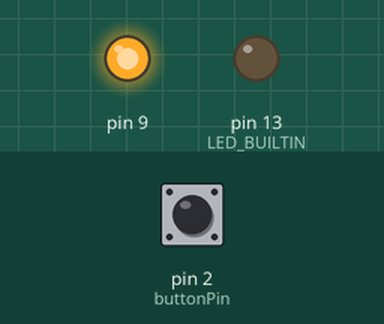
This sketch was run on a simulated Arduino Uno, built with avr-gcc and run on an emulated ATmega328P. Shown: output pins drawn as LEDs (lit = HIGH). Inputs (shaded band) come from the test bench; at power-on: pin 2 (buttonPin) LOW.

Above: at 1.2 s.
1.3 s: pin 2 (buttonPin) pulled HIGH for 0.15 s
At 1.37 s:
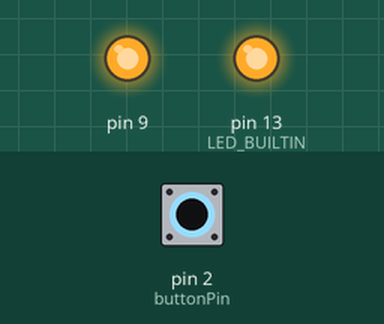
2.9 s: pin 2 (buttonPin) pulled HIGH for 3.2 s
At 7.0 s:
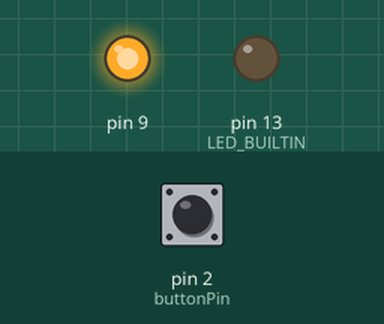
Timing chart, 0 to 8.5 s (numbered marks = the images above; inputs shaded):
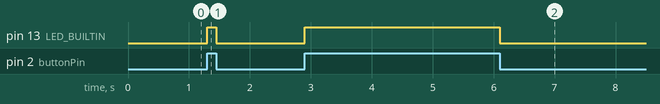

Measured:
- after the input at 1.3 s, pin 13 (LED_BUILTIN): LOW → HIGH at once, → LOW 0.15 s later
- after the input at 2.9 s, pin 13 (LED_BUILTIN): LOW → HIGH at once, → LOW 3.2 s later

The sketch:

sketch_jan25a.ino
```cpp
#include <SoftwareSerial.h>

SoftwareSerial BTSerial(10, 11); // RX | TX

const int buttonPin = 2;  // the number of the pushbutton pin


// variables will change:
int buttonState = 0;  // variable for reading the pushbutton status
int buttonState2 = 0;

void setup() {
  pinMode(buttonPin, INPUT);
  pinMode(LED_BUILTIN, OUTPUT);
  pinMode(9, OUTPUT);
  digitalWrite(9, HIGH);

  Serial.begin(9600);
  //Serial.println("Enter AT Commands:");
  BTSerial.begin(9600);
}

void loop() {
  // read the state of the pushbutton value:
  buttonState = digitalRead(buttonPin);
  // check if the pushbutton is pressed. If it is, the buttonState is HIGH:
  if (buttonState == HIGH) {
    // turn LED on:
    digitalWrite(LED_BUILTIN, HIGH);
    BTSerial.write('a');

  } else {
    // turn LED off:
    digitalWrite(LED_BUILTIN, LOW);
  }

/*
  if (Serial.available())
    BTSerial.write(Serial.read());

  if (BTSerial.available())
    Serial.write(BTSerial.read());
*/
}
```
